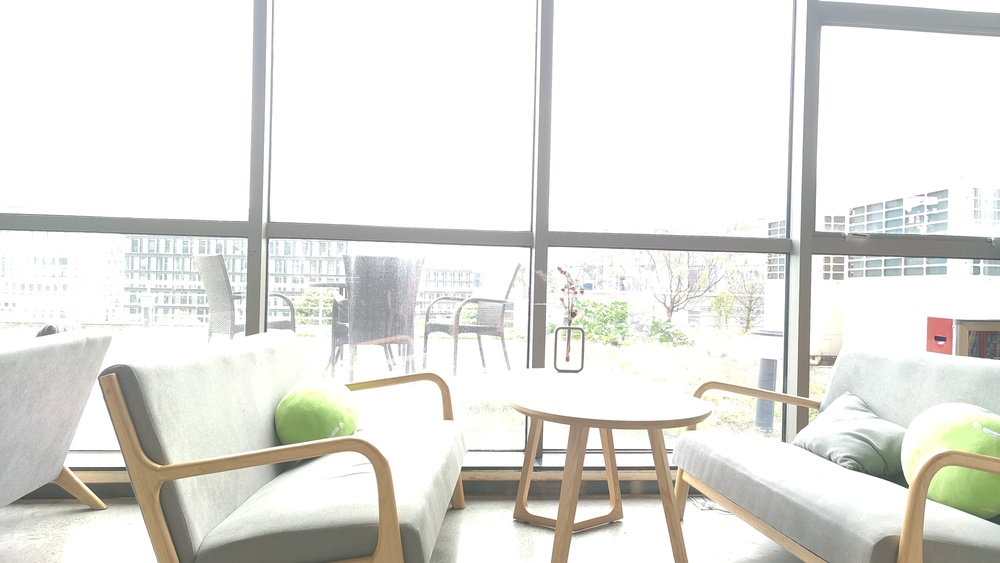
#> input picture images/burst1.jpg, 1000 x 563 px, shrunk from 4000 x 2252 before the run; its folder holds only this picture in this run
$ python test.py   (older library calls are emulated)
#> lines starting #> are read from the running program, lines starting #| are printed output that depends on the picture
### exposure_fusion_alg.py
import cv2
import numpy as np
import time


def exposure_fusion(images, depth=7):
    weights = weights_cal(images)
    res = multi_scale_fusion(images, weights, depth)

    return weights, res


def weights_cal(images):
    w_c, w_s, w_e = 1, 1, 1

    H = np.shape(images[0])[0]
    W = np.shape(images[0])[1]
    D = len(images)
#> D = 1
    weight = np.zeros((H, W, D), dtype='float64')

    t = time.time()
    img_size = len(images)
#> img_size = 1
    count = 1
    i = 0
    for image in images:
        # W_C
        gray_image = cv2.cvtColor(image, cv2.COLOR_BGR2GRAY)
        laplacian = cv2.Laplacian(gray_image.astype('float64'), cv2.CV_64F)
        weight_c = np.absolute(laplacian)
        weight_c = cv2.medianBlur(weight_c.astype('float32'), 5)
        weight_c = weight_c.astype('float64')
        #cv2.imwrite("c.png", weight_c*255)

        # W_S
        weight_s = np.std(image, axis=2, dtype=np.float32).astype('float64')
        #cv2.imwrite("s.png", weight_s * 255)

        # W_E
        sigma = 0.2
        image = image.astype('float64') / 255
        gauss_curve = lambda i: np.exp(
            -((i - 0.5) ** 2) / (2 * sigma * sigma))
        R_gauss_curve = gauss_curve(image[:, :, 2])
        G_gauss_curve = gauss_curve(image[:, :, 1])
        B_gauss_curve = gauss_curve(image[:, :, 0])
        weight_e = (R_gauss_curve * G_gauss_curve * B_gauss_curve).astype('float64')
        #cv2.imwrite("e.png", weight_e * 255)

        epsilon = 1e-10
        weight[:, :, i] = (np.power(weight_c, w_c) * np.power(weight_s, w_s) * np.power(weight_e, w_e)) + epsilon
        i += 1

        duration = round(time.time() - t, 3)
        t = time.time()
        print("-- [" + str(count) + "/" + str(img_size) + "] " + "weight map calculate in " + str(duration) + "s")
        count += 1
#> this loop made 1 pass
#> (sigma, epsilon, i, count) on pass 1: (0.2, 1e-10, 1, 2)
#> (printed output is left out)
#> pass 1, in weights_cal, `weight_c = np.absolute(laplacian)`:
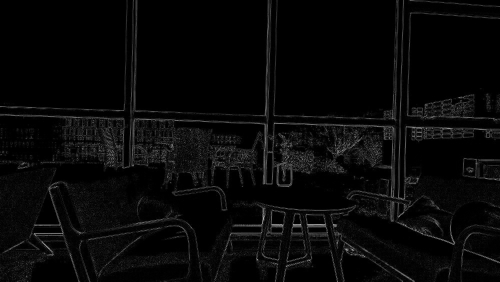
#> weight_c: shape (563, 1000) float64 (shown at 1/2 size); min 0, max 296, mean 10.1; drawn with min black and max white
#> after the loop:
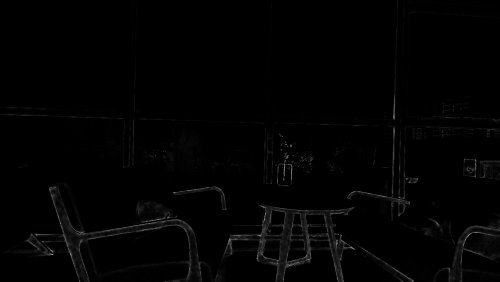
#> weight: shape (563, 1000, 1) float64 (shown at 1/2 size); min 1e-10, max 1151.5, mean 12.1; drawn with min black and max white
#> after the loop:
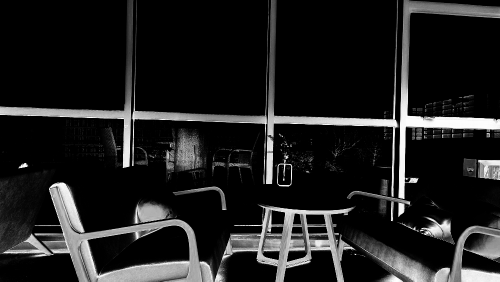
#> weight_e: shape (563, 1000) float64 (shown at 1/2 size); min 8.48e-05, max 1, mean 0.125
#> after the loop:
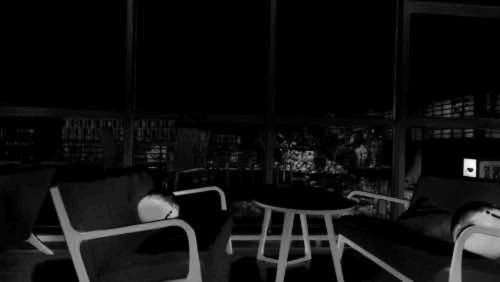
#> weight_s: shape (563, 1000) float64 (shown at 1/2 size); min 0, max 47.14, mean 3; drawn with min black and max white
#> after the loop, count = 2; i = 1

    # normalizations
    weight_sum = np.sum(weight, 2)
    for i in range(D):
        weight[:, :, i] = np.divide(weight[:, :, i], weight_sum)
#> weight: shape (563, 1000, 1) float64; every value is 1

    return weight


def multi_scale_fusion(images, weights, depth):
#> called with depth = 7
    t1 = time.time()
    laplacian_list = []
    for image in images:
        lap = laplacian_pyramid_gen(image.astype('float64'), depth)
        laplacian_list.append(lap)
#> this loop made 1 pass
#> after the loop, laplacian_list = 1 item
    t2 = time.time()
    print("-- laplacian pyramid generate in " + str(round(t2 - t1, 3)) + "s")

    gaussian_list = []
    for i in range(len(images)):
        gau = gaussian_pyramid_gen(weights[:, :, i], depth)
        gaussian_list.append(gau)
#> after the loop, gaussian_list = 1 item

    t3 = time.time()
    print("-- gaussian pyramid generate in " + str(round(t3 - t2, 3)) + "s")

    blendedPyramids = []
    for i in range(len(images)):
        blended_multires = []
        for j in range(depth + 1):
            blended_multires.append(laplacian_list[i][j] *
                                    np.dstack([gaussian_list[i][j], gaussian_list[i][j], gaussian_list[i][j]]))
        blendedPyramids.append(blended_multires)
#> after the loop, blendedPyramids = 1 item

    finalPyramid = []
    for i in range(depth + 1):
        intermediate = []
        tmp = np.zeros_like(blendedPyramids[0][i])
        for j in range(len(images)):
            tmp += np.array(blendedPyramids[j][i])
        intermediate.append(tmp)
        finalPyramid.append(intermediate)
#> after the loop, finalPyramid = 8 items

    blended_final = np.array(finalPyramid[0][0])
    for i in range(depth):
        imgH = np.shape(images[0])[0]
        imgW = np.shape(images[0])[1]
        layerx = cv2.pyrUp(finalPyramid[i + 1][0])
        blended_final += cv2.resize(layerx, (imgW, imgH))
#> this loop made 7 passes
#> pass 1, in multi_scale_fusion, `layerx = cv2.pyrUp(finalPyramid[i + 1][0])`:
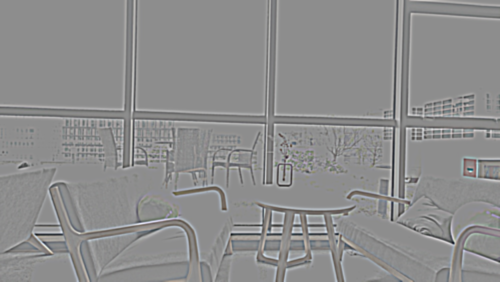
#> layerx: shape (564, 1000, 3) float64 (shown at 1/2 size); mean of channels 0, 1, 2 0, 0, 0; drawn with min black and max white
#> after the loop:
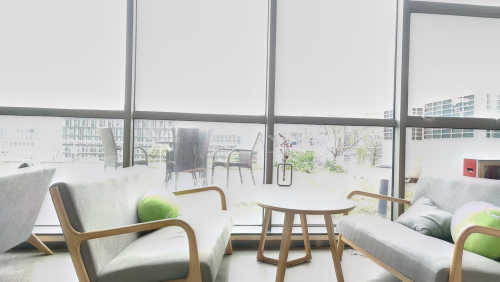
#> blended_final: shape (563, 1000, 3) float64 (shown at 1/2 size); mean of channels 0, 1, 2 226.3, 229.9, 230; drawn with min black and max white

    blended_final[blended_final < 0] = 0
    blended_final[blended_final > 255] = 255
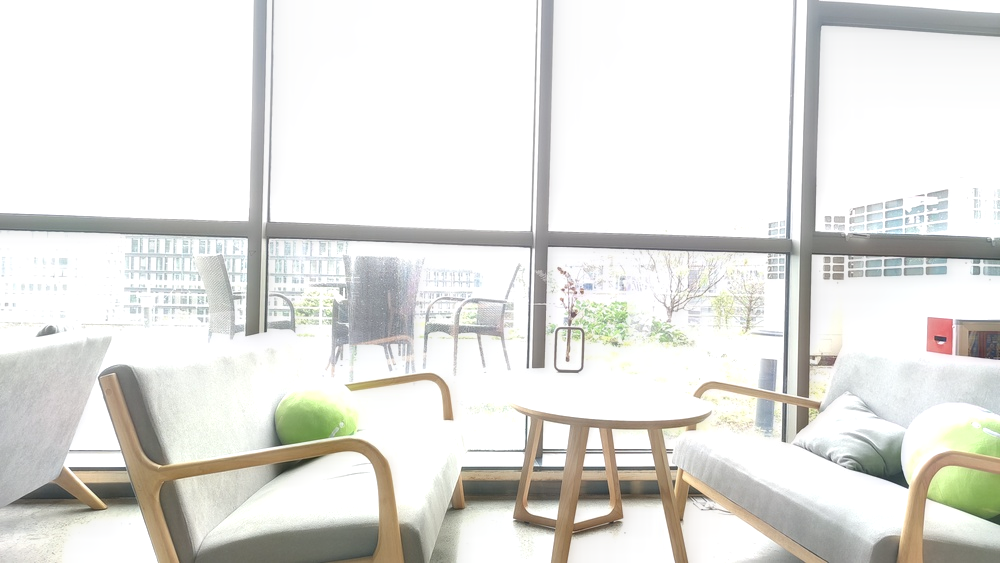
#> blended_final: shape (563, 1000, 3) float64; mean of channels 0, 1, 2 223.1, 226.9, 227.2; drawn as B, G, R

    t3 = time.time()
    print("-- image fusion in " + str(round(t3 - t2, 3)) + "s")

    return blended_final.astype('uint8')


def gaussian_pyramid_gen(image, depth):
    G = image.copy()
    gaussian = [G]
    for i in range(depth):
        G = cv2.pyrDown(G)
        gaussian.append(G)
    return gaussian


def laplacian_pyramid_gen(image, depth):
    gaussian = gaussian_pyramid_gen(image, depth)
    laplacian = [gaussian[-1]]

    for i in range(depth, 0, -1):
        H = np.shape(gaussian[i - 1])[0]
        W = np.shape(gaussian[i - 1])[1]
        temp_upsampling = cv2.resize(cv2.pyrUp(gaussian[i]), (W, H))
        tmp_lap = cv2.subtract(gaussian[i - 1], temp_upsampling)
        laplacian.append(tmp_lap)

    laplacian.reverse()
    return laplacian

### images_align.py
import cv2
import numpy as np
import time


def align(images):
    if not isinstance(images, list) or len(images) < 2:
        print("-- image align: input has to be a list of at least two images")
        return None
    t1 = time.time()
    # select base image
    hist_std = []
    for i in range(len(images)):
        hist_std.append(get_hist_std(images[i]))

    t2 = time.time()
    print("-- calculate images histogram in " + str(round(t2 - t1, 3)) + "s")

    base_index = hist_std.index(min(hist_std))

    print("-- the base image for aligning is images[" + str(base_index) + "]")

    images[0], images[base_index] = images[base_index], images[0]

    gray_images = []
    for image in images:
        gray_images.append(cv2.cvtColor(image, cv2.COLOR_RGB2GRAY))

    model_image = gray_images[0]

    sz = model_image.shape

    warp_mode = cv2.MOTION_TRANSLATION

    # Define 2x3 or 3x3 matrices and initialize the matrix to identity
    if warp_mode == cv2.MOTION_HOMOGRAPHY:
        warp_matrix = np.eye(3, 3, dtype=np.float32)
    else:
        warp_matrix = np.eye(2, 3, dtype=np.float32)

    # Specify the number of iterations.
    number_of_iterations = 5000

    # Specify the threshold of the increment in the correlation coefficient between two iterations
    termination_eps = 1e-10

    # Define termination criteria
    criteria = (cv2.TERM_CRITERIA_EPS | cv2.TERM_CRITERIA_COUNT, number_of_iterations, termination_eps)

    # Run the ECC algorithm. The results are stored in warp_matrix.
    aligned_images = [images[0]]
    t = time.time()
    img_size = len(images)
    for i in range(1, img_size):
        (cc, warp_matrix) = cv2.findTransformECC(model_image, gray_images[i], warp_matrix, warp_mode, criteria,
                                                 inputMask=None, gaussFiltSize=5)
        duration = round(time.time() - t, 3)
        t = time.time()
        print("-- [" + str(i) + "/" + str(img_size) + "] " + "find transform ECC in " + str(duration) + "s")

        if warp_mode == cv2.MOTION_HOMOGRAPHY:
            # Use warpPerspective for Homography
            aligned_image = cv2.warpPerspective(images[i], warp_matrix, (sz[1], sz[0]),
                                                flags=cv2.INTER_LINEAR + cv2.WARP_INVERSE_MAP)
        else:
            # Use warpAffine for Translation, Euclidean and Affine
            aligned_image = cv2.warpAffine(images[i], warp_matrix, (sz[1], sz[0]),
                                           flags=cv2.INTER_LINEAR + cv2.WARP_INVERSE_MAP)

        duration = round(time.time() - t, 3)
        t = time.time()
        print("-- [" + str(i) + "/" + str(img_size) + "] " + "warp in " + str(duration) + "s")

        aligned_images.append(aligned_image)

    aligned_images[0], aligned_images[base_index] = aligned_images[base_index], aligned_images[0]

    return aligned_images


# [4 lines left out: function get_hist_std, not called in this run]

### test.py
import os

import cv2.cv2

from images_align import align
from exposure_fusion_alg import exposure_fusion

if __name__ == "__main__":
    src_path = "images"
    images = []
    for file in os.listdir(src_path):
        images.append(cv2.cv2.imread(os.path.join(src_path, file)))

    aligned = align(images)
    _, res = exposure_fusion(images)
    cv2.cv2.imwrite("res.jpg", res)

$ run again, on images/burst5.jpg
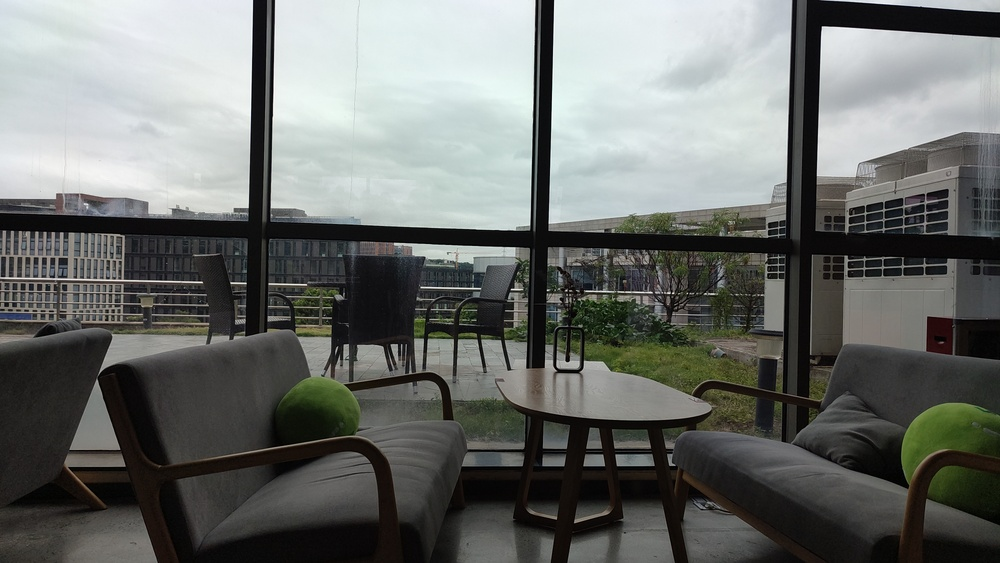
#> input picture images/burst5.jpg, 1000 x 563 px, shrunk from 4000 x 2252 before the run
#> D = 1
#> the loop in weights_cal, `for image in images:` made 1 pass
#> (sigma, epsilon, i, count) on pass 1: (0.2, 1e-10, 1, 2)
#> (printed output is left out)
#> after the loop in weights_cal, `for image in images:`:
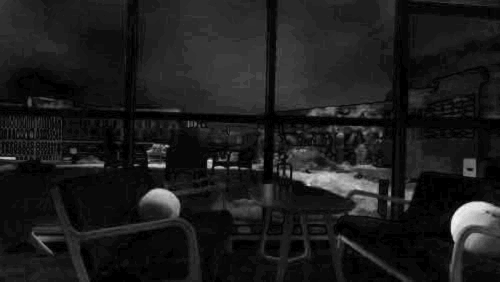
#> weight_s: shape (563, 1000) float64 (shown at 1/2 size); min 0, max 30.83, mean 3.5; drawn with min black and max white
#> after the loop in weights_cal, `for image in images:`: count = 2; i = 1
#> the loop in multi_scale_fusion, `for image in images:` made 1 pass
#> after the loop in multi_scale_fusion, `for image in images:`: laplacian_list = 1 item
#> the loop in multi_scale_fusion, `for i in range(len(images)):` made 1 pass
#> after the loop in multi_scale_fusion, `for i in range(depth + 1):`: finalPyramid = 8 items
#> in multi_scale_fusion, `blended_final[blended_final > 255] = 255`:
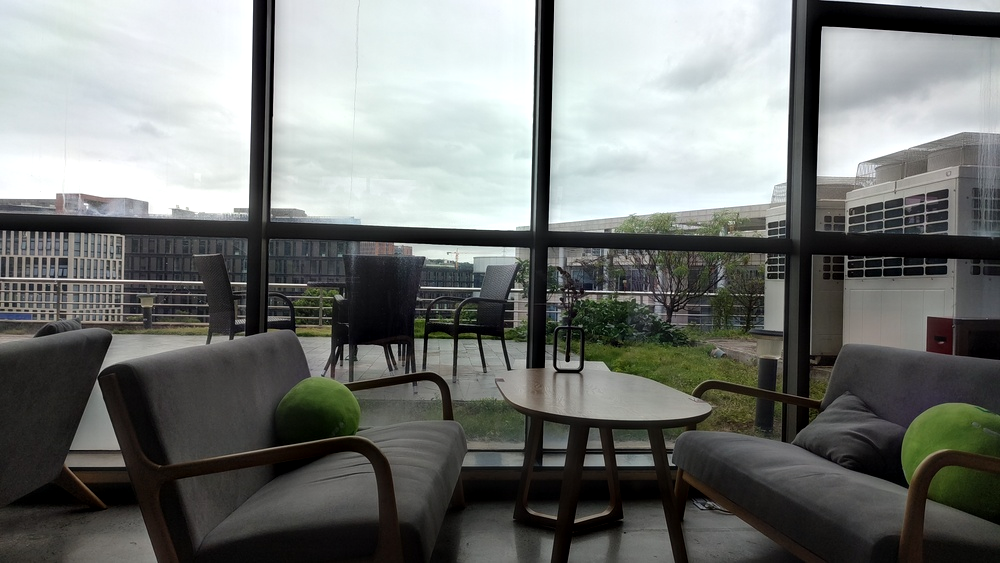
#> blended_final: shape (563, 1000, 3) float64; mean of channels 0, 1, 2 117.5, 120, 116.9; drawn as B, G, R

$ run again, on images/burst4.jpg
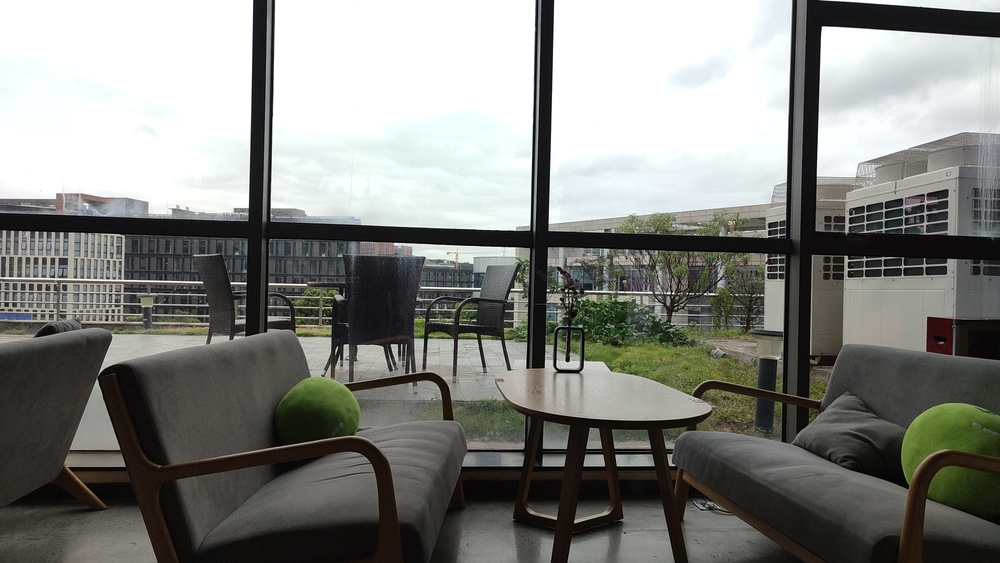
#> input picture images/burst4.jpg, 1000 x 563 px, shrunk from 4000 x 2252 before the run
#> D = 1
#> the loop in weights_cal, `for image in images:` made 1 pass
#> (sigma, epsilon, i, count) on pass 1: (0.2, 1e-10, 1, 2)
#> (printed output is left out)
#> after the loop in weights_cal, `for image in images:`:
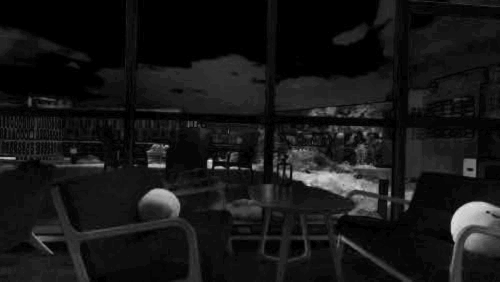
#> weight_s: shape (563, 1000) float64 (shown at 1/2 size); min 0, max 38.39, mean 3.4; drawn with min black and max white
#> after the loop in weights_cal, `for image in images:`: count = 2; i = 1
#> the loop in multi_scale_fusion, `for image in images:` made 1 pass
#> after the loop in multi_scale_fusion, `for image in images:`: laplacian_list = 1 item
#> the loop in multi_scale_fusion, `for i in range(len(images)):` made 1 pass
#> after the loop in multi_scale_fusion, `for i in range(depth + 1):`: finalPyramid = 8 items
#> in multi_scale_fusion, `blended_final[blended_final > 255] = 255`:
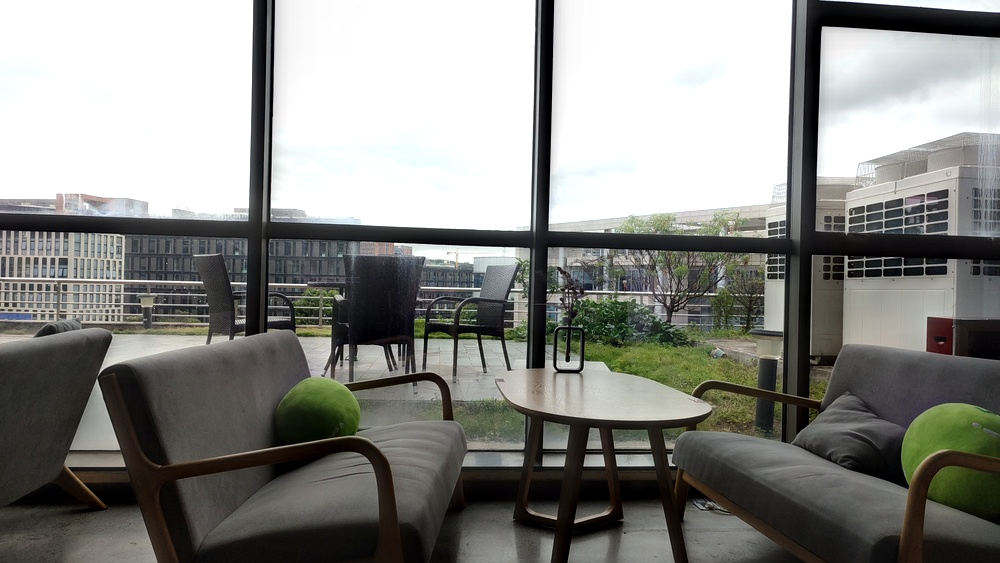
#> blended_final: shape (563, 1000, 3) float64; mean of channels 0, 1, 2 133.6, 137.6, 137.2; drawn as B, G, R
